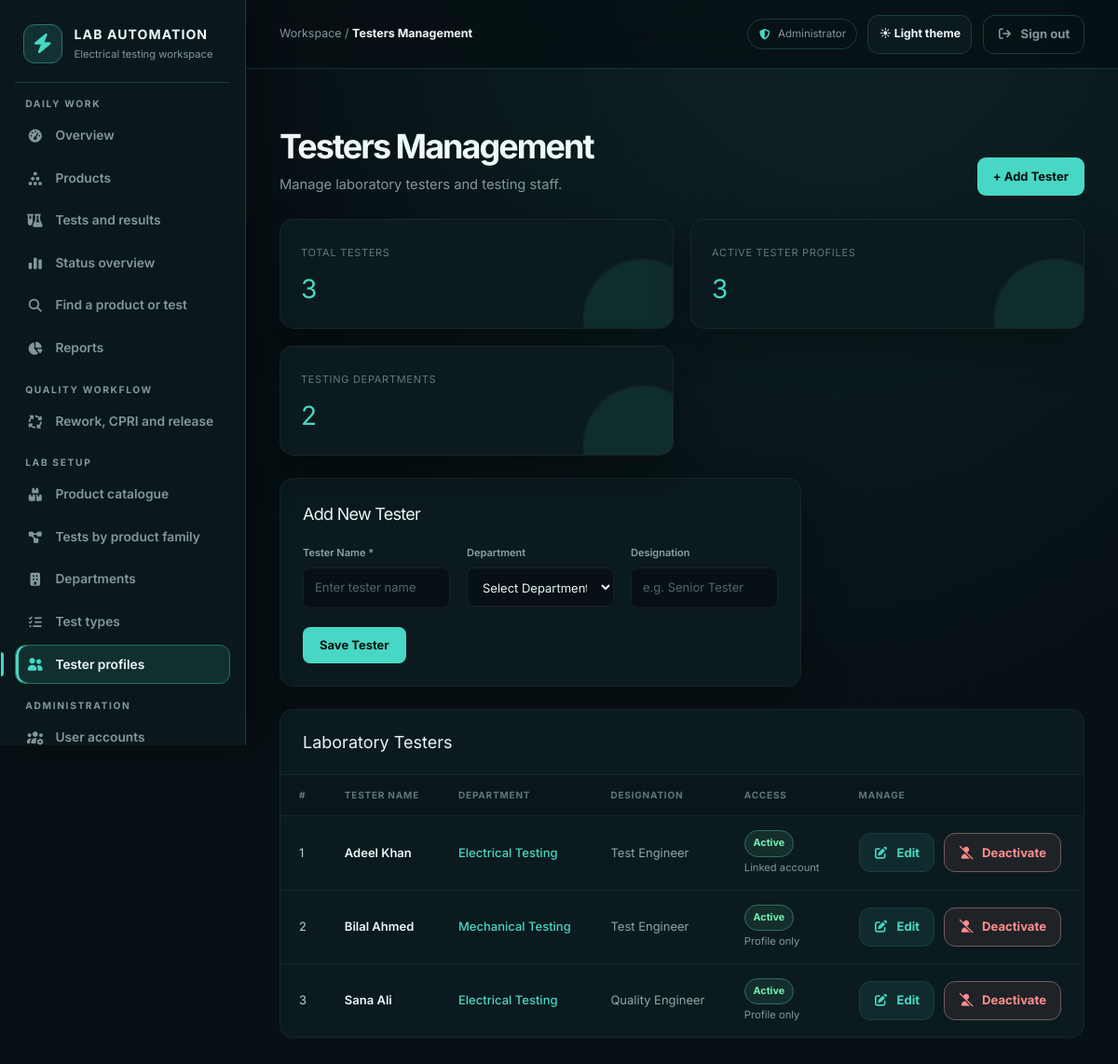
The page /testers.php (signed in) on the database its author committed.
### tables this page shows
CREATE TABLE IF NOT EXISTS `testers` (
    `id` INT NOT NULL AUTO_INCREMENT,
    `user_id` INT NULL,
    `name` VARCHAR(120) NOT NULL,
    `department` VARCHAR(150) NULL,
    `designation` VARCHAR(100) NULL,
    `email` VARCHAR(190) NULL,
    `phone` VARCHAR(40) NULL,
    `is_active` TINYINT(1) NOT NULL DEFAULT 1,
    `created_at` TIMESTAMP NOT NULL DEFAULT CURRENT_TIMESTAMP,
    PRIMARY KEY (`id`),
    UNIQUE KEY `uq_testers_user_id` (`user_id`),
    KEY `ix_testers_name` (`name`),
    KEY `ix_testers_department` (`department`),
    CONSTRAINT `fk_testers_user` FOREIGN KEY (`user_id`) REFERENCES `users` (`id`)
        ON UPDATE CASCADE ON DELETE SET NULL
);

### testers.php (the view, shortened to what this page needs)
<?php
require_once __DIR__ . '/db.php';
$actorRole = (string) ($_SESSION['role'] ?? '');
$countRow = $conn->query('SELECT COUNT(*) AS total, SUM(is_active = 1) AS active_total FROM testers')->fetch_assoc() ?: [];
$total_testers = (int) ($countRow['total'] ?? 0);
$active_testers = (int) ($countRow['active_total'] ?? 0);
$departmentRow = $conn->query("SELECT COUNT(DISTINCT department) AS total FROM testers WHERE is_active = 1 AND department IS NOT NULL AND department <> ''")->fetch_assoc() ?: [];
$departments = (int) ($departmentRow['total'] ?? 0);
$testers = $conn->query('SELECT * FROM testers ORDER BY is_active DESC, name ASC, id ASC');
?>
<!DOCTYPE html>
<html lang="en">
<head>
    <link rel="stylesheet" href="assets/compiled/app.css">
<link rel="stylesheet" href="assets/css/pages/testers.css">
</head>
<body>
<?php require __DIR__ . '/views/layouts/legacy_sidebar.php'; ?>
<main class="main">
    <div class="header">
        <div>
            <h1>Testers Management</h1>
            <p>Manage laboratory testers and testing staff.</p>
        </div>
        <a href="#addTester" class="add-btn">
            + Add Tester
        </a>
    </div>
    <section class="stats">
        <div class="stat-card">
            <span>Total Testers</span>
            <h2>
                <?php echo $total_testers; ?>
            </h2>
        </div>
        <div class="stat-card">
            <span>Active tester profiles</span>
            <h2><?php echo $active_testers; ?></h2>
        </div>
        <div class="stat-card">
            <span>Testing Departments</span>
            <h2>
                <?php echo $departments; ?>
            </h2>
        </div>
    </section>
    <section class="form-card" id="addTester">
        <h2>Add New Tester</h2>
        <form method="POST">
            <div class="form-grid">
                <div class="field">
                    <label>Tester Name *</label>
                    <input
                        type="text"
                        name="name"
                        placeholder="Enter tester name"
                        required
                    >
                </div>
                <div class="field">
                    <label>Department</label>
                    <select name="department">
                        <option value="">Select Department</option>
                    </select>
                </div>
                <div class="field">
                    <label>Designation</label>
                    <input
                        type="text"
                        name="designation"
                        placeholder="e.g. Senior Tester"
                    >
                </div>
            </div>
            <div class="form-submit">
                <button type="submit" name="add_tester">
                    Save Tester
                </button>
            </div>
        </form>
    </section>
    <section class="table-card">
        <div class="table-header">
            <h2>Laboratory Testers</h2>
        </div>
        <div class="table-wrapper">
            <table>
                <thead>
                    <tr>
                        <th>#</th>
                        <th>Tester Name</th>
                        <th>Department</th>
                        <th>Designation</th>
                        <th>Access</th>
                        <th>Manage</th>
                    </tr>
                </thead>
                <tbody>
                <?php
                if ($testers && mysqli_num_rows($testers) > 0) {
                    $count = 1;
                    while ($row = mysqli_fetch_assoc($testers)) {
                ?>
                    <tr>
                        <td>
                            <?php echo $count++; ?>
                        </td>
                        <td class="tester-name">
                            <?php echo htmlspecialchars($row['name']); ?>
                        </td>
                        <td class="department">
                            <?php
                            echo htmlspecialchars(
                                $row['department'] ?: '—'
                            );
                            ?>
                        </td>
                        <td class="designation">
                            <?php
                            echo htmlspecialchars(
                                $row['designation'] ?: '—'
                            );
                            ?>
                        </td>
                        <td>
                            <span class="status-pill <?php echo (int) $row['is_active'] === 1 ? 'is-success' : 'is-danger'; ?>"><?php echo (int) $row['is_active'] === 1 ? 'Active' : 'Inactive'; ?></span>
                            <?php if ((int) ($row['user_id'] ?? 0) > 0): ?><span class="table-secondary">Linked account</span><?php else: ?><span class="table-secondary">Profile only</span><?php endif; ?>
                        </td>
                        <td>
                            <div class="action-row tester-manage-actions">
                                <details class="tester-edit-details">
                                    <summary class="button button-secondary"><i class="fa-solid fa-pen-to-square" aria-hidden="true"></i> Edit</summary>
                                </details>
                                <?php if ($actorRole === 'Administrator'): ?>
                                    <form method="post" action="testers.php" class="tester-state-form"<?php echo (int) $row['is_active'] === 1 ? ' onsubmit="return confirm(&quot;Deactivate this profile and its linked Tester login? Existing test history will be retained.&quot;);"' : ''; ?>>
                                        <button class="button <?php echo (int) $row['is_active'] === 1 ? 'button-danger' : 'button-secondary'; ?>" type="submit"><i class="fa-solid <?php echo (int) $row['is_active'] === 1 ? 'fa-user-slash' : 'fa-user-check'; ?>" aria-hidden="true"></i> <?php echo (int) $row['is_active'] === 1 ? 'Deactivate' : 'Reactivate'; ?></button>
                                    </form>
                                <?php endif; ?>
                            </div>
                        </td>
                    </tr>
                <?php
                    }
                } ?>
                </tbody>
            </table>
        </div>
    </section>
</main>
</body>
</html>

### assets/css/pages/testers.css (style rules this page uses)
* { margin: 0; padding: 0; box-sizing: border-box; }
body { font-family: var(--theme-font-sans, Inter, sans-serif); background: radial-gradient( circle at top right, var(--legacy-rgba-72-215-196-045), transparent 30% ), var(--legacy-color-071014); color: var(--legacy-color-e7f5f3); min-height: 100vh; }
.main { margin-left: 245px; padding: 30px 35px; min-height: 100vh; }
.header { display: flex; justify-content: space-between; align-items: center; margin-bottom: 28px; }
.header h1 { font-family: var(--theme-font-sans, Inter, sans-serif); font-size: 29px; color: var(--legacy-color-edf8f6); margin-bottom: 6px; }
.header p { color: var(--legacy-color-62797b); font-size: 13px; }
.add-btn { display: inline-flex; align-items: center; gap: 7px; background: var(--legacy-color-48d7c4); color: var(--legacy-color-061110); border: none; padding: 11px 17px; border-radius: 9px; font-size: 13px; font-weight: 700; text-decoration: none; transition: 0.2s; }
.stats { display: grid; grid-template-columns: repeat(2, 1fr); gap: 18px; margin-bottom: 24px; }
.stat-card { background: var(--legacy-color-0b1a1e); border: 1px solid var(--legacy-rgba-255-255-255-055); border-radius: 15px; padding: 21px 22px; transition: 0.2s; }
.stat-card span { color: var(--legacy-color-62797b); font-size: 11px; text-transform: uppercase; letter-spacing: 0.7px; }
.stat-card h2 { margin-top: 8px; font-family: var(--theme-font-sans, Inter, sans-serif); font-size: 28px; color: var(--legacy-color-48d7c4); }
.form-card { background: var(--legacy-color-0b1a1e); border: 1px solid var(--legacy-rgba-255-255-255-055); border-radius: 15px; padding: 24px; margin-bottom: 24px; }
.form-card h2 { font-family: var(--theme-font-sans, Inter, sans-serif); font-size: 18px; color: var(--legacy-color-e8f5f3); margin-bottom: 20px; }
.form-grid { display: grid; grid-template-columns: repeat(3, 1fr); gap: 18px; }
.field { display: flex; flex-direction: column; gap: 8px; }
.field label { color: var(--legacy-color-8ca3a3); font-size: 11px; font-weight: 600; }
.field input, .field select { width: 100%; padding: 11px 12px; background: var(--legacy-color-071014); color: var(--legacy-color-e5f5f2); border: 1px solid var(--legacy-rgba-255-255-255-070); border-radius: 8px; outline: none; font-family: var(--theme-font-sans, Inter, sans-serif); font-size: 13px; }
.field input::placeholder { color: var(--legacy-color-4f6668); }
.form-submit { margin-top: 20px; }
.form-submit button { background: var(--legacy-color-48d7c4); border: none; color: var(--legacy-color-061110); padding: 10px 18px; border-radius: 8px; font-size: 13px; font-weight: 700; cursor: pointer; transition: 0.2s; }
.table-card { background: var(--legacy-color-0b1a1e); border: 1px solid var(--legacy-rgba-255-255-255-055); border-radius: 15px; overflow: hidden; }
.table-header { padding: 21px 24px; border-bottom: 1px solid var(--legacy-rgba-255-255-255-050); }
.table-header h2 { font-family: var(--theme-font-sans, Inter, sans-serif); font-size: 18px; color: var(--legacy-color-e8f5f3); }
.table-wrapper { overflow-x: auto; }
table { width: 100%; border-collapse: collapse; min-width: 700px; }
th { text-align: left; padding: 14px 20px; color: var(--legacy-color-607779); font-size: 10px; text-transform: uppercase; letter-spacing: 0.8px; background: var(--legacy-color-09171b); }
td { padding: 15px 20px; border-top: 1px solid var(--legacy-rgba-255-255-255-045); color: var(--legacy-color-bdcfcc); font-size: 13px; }
.tester-name { color: var(--legacy-color-edf8f6); font-weight: 600; }
.department { color: var(--legacy-color-48d7c4); font-weight: 500; }
.designation { color: var(--legacy-color-91a5a4); }

### rows shown on the page
testers: name "Adeel Khan", department "Electrical Testing", designation "Test Engineer", is_active "Active", shows "Linked account"
testers: name "Bilal Ahmed", department "Mechanical Testing", designation "Test Engineer", is_active "Active", shows "Profile only"
testers: name "Sana Ali", department "Electrical Testing", designation "Quality Engineer", is_active "Active", shows "Profile only"

### other values the page prints
$legacyGroup['label'] "DAILY WORK"
$item['label'] "Overview"
$item['label'] "Products"
$item['label'] "Tests and results"
$item['label'] "Status overview"
$item['label'] "Find a product or test"
$item['label'] "Reports"
$legacyGroup['label'] "QUALITY WORKFLOW"
$item['label'] "Rework, CPRI and release"
$legacyGroup['label'] "LAB SETUP"
$item['label'] "Product catalogue"
$item['label'] "Tests by product family"
$item['label'] "Departments"
$item['label'] "Test types"
$item['label'] "Tester profiles"
